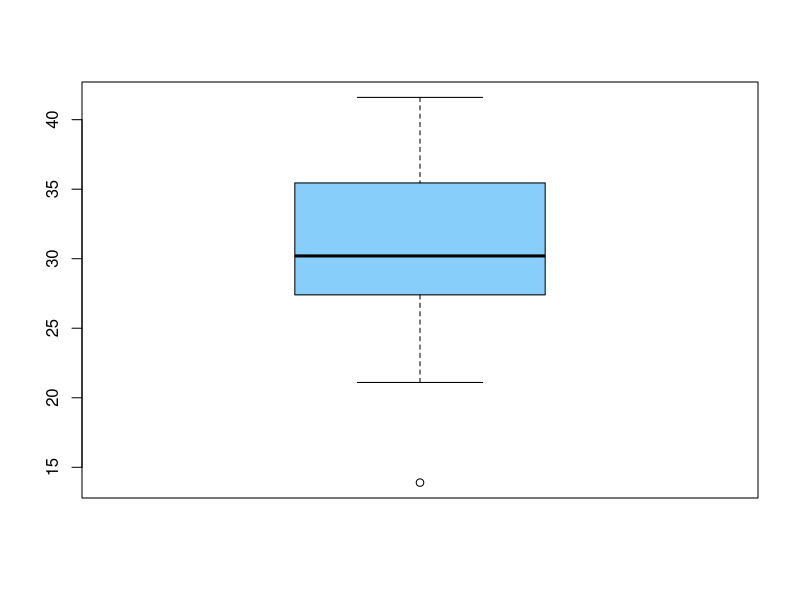
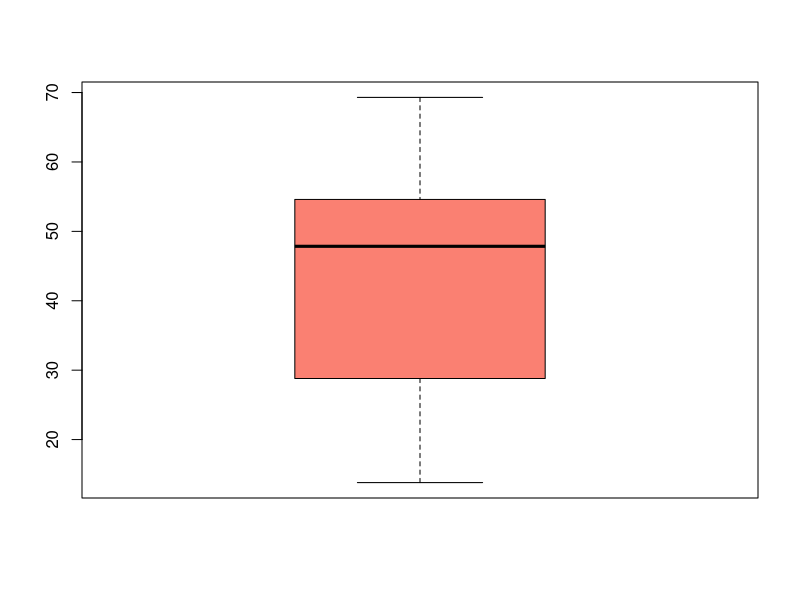
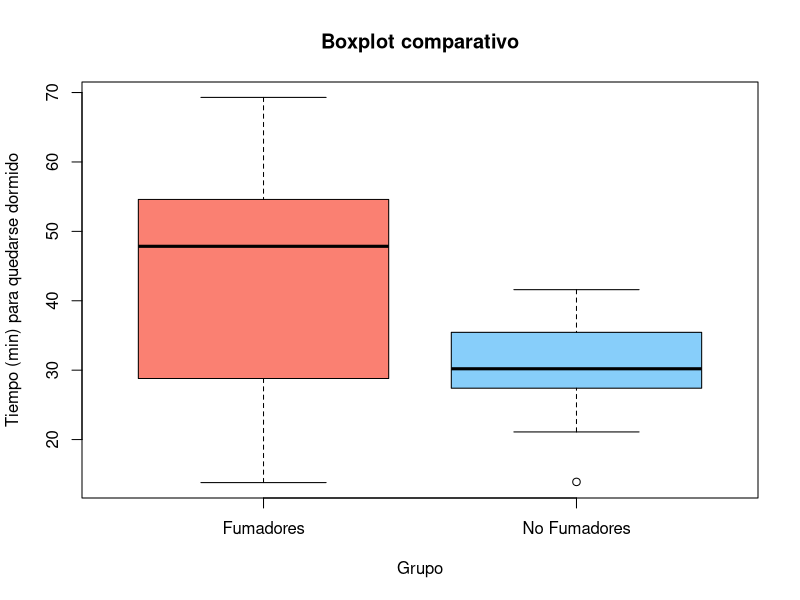

Source code (R) for these figures, in order:
#PRACTICA 2.1.

#EJERCICIO 10. Se realiza un estudio acerca de los efectos del tabaquismo sobre los patrones de sueño.
#La medición que se observa es el tiempo, en minutos, que toma quedar dormido.
#Se obtienen estos datos:

# Fumadores:
#   69.3 56.0 22.1 47.6
#   53.2 48.1 52.7 34.4
#   60.2 43.8 23.2 13.8

# No fumadores:
#   28.6 25.1 26.4 34.9
#   29.8 28.4 38.5 30.2
#   30.6 31.8 41.6 21.1
#   36.0 37.9 13.9

#a. Encuentre la media de la muestra para cada grupo.
#b. Encuentre la desviación estándar de la muestra para cada grupo.
#c. Usando un diagrama de caja comparativo grafique los conjuntos de datos fumadores vs. no fumadores.
#d. Comente qué clase de impacto parece tener el hecho de fumar sobre el tiempo que se requiere para quedarse dormido.


no_fumadores<-c(28.6,25.1,26.4,34.9,29.8, 28.4, 38.5, 30.2,30.6, 31.8, 41.6, 21.1,36.0, 37.9, 13.9)
fumadores<-c(69.3, 56.0, 22.1, 47.6,53.2, 48.1, 52.7, 34.4,60.2, 43.8, 23.2, 13.8)

media_n_f<-mean(no_fumadores)
media_n<-mean(fumadores)
cat("La media de los fumadores es: ",media_n," y la de los no fumadores:",media_n_f)

sd_n_f<-sd(no_fumadores)
sd_n<-sd(fumadores)
cat("La desviación estándar de los fumadores es: ",sd_n," y la de los no fumadores:",sd_n_f)

boxplot_n_f=boxplot(x=no_fumadores,col="lightskyblue")
boxplot_n=boxplot(x=fumadores,col="salmon")

grupo <- c(rep("Fumadores", length(fumadores)), rep("No Fumadores", length(no_fumadores)))
valores <- c(fumadores, no_fumadores)

boxplot(valores ~ grupo,
        col = c("salmon", "lightskyblue"),
        main = "Boxplot comparativo",
        xlab = "Grupo",
        ylab = "Tiempo (min) para quedarse dormido")

quantile(no_fumadores,c(0.5))
quantile(fumadores,c(0.5))

# Lo que podemos observar es un que los fumadores tandar mayor tiempo que los no fumadores en quedarse dormidos.
# El promedio de tiempo que tardan los no fumadores es de 30.2 min mientras que los fumadores 47.85 min (mediana), la desviación estandár también nos indica que los fumadores tienen datos más dispersos, algunos tardan mayor tiempo en dormirse que otros mientras que los no fumadores tienen tiempo más concentrados.
